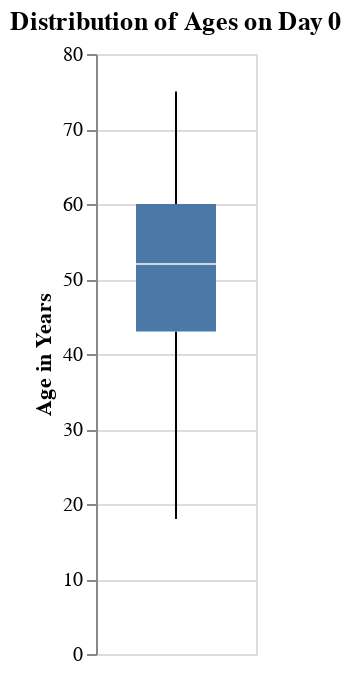

The cell this chart's notebook holds for it:
### Code cell
plot = alt.Chart(dfAges, title='Distribution of Ages on Day 0').mark_boxplot(size=40).encode(
    y=alt.Y('Years:Q', bin=False, title= 'Age in Years'),
)

(plot).properties(
    width=80
)

### Figure 1 — Vega-Lite specification as saved in the notebook (floating-point values rounded to 4 significant figures; data arrays with more than 128 entries replaced by an {"elided": "..."} marker saying what was removed)
{"config": {"view": {"continuousWidth": 400, "continuousHeight": 300}}, "data": {"name": "data-5790d6e658335eb04e9b83760be83279"}, "mark": {"type": "boxplot", "size": 40}, "encoding": {"y": {"bin": false, "field": "Years", "title": "Age in Years", "type": "quantitative"}}, "title": "Distribution of Ages on Day 0", "width": 80, "$schema": "https://vega.github.io/schema/vega-lite/v4.17.0.json", "datasets": {"data-5790d6e658335eb04e9b83760be83279": {"elided": "847 records"}}}
